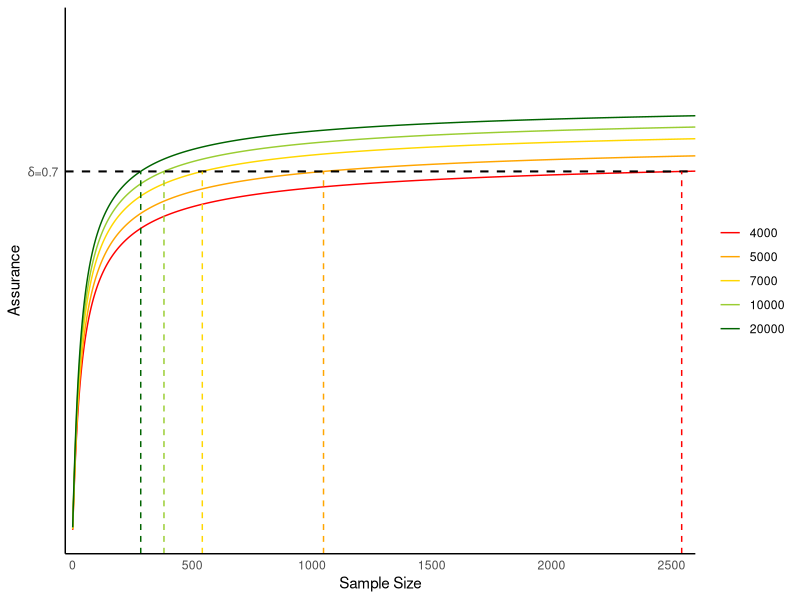

The R script that drew this image:
## ---- chunk 1
#| echo: false 
#| eval: true
#| message: false
#| warning: false
#| error: false 

options(scipen=999)

#define inputs for ss approach for example study

Delta_e <- 0.8
Delta_c <- 1200
sigma2_1 <- sigma2_2 <- 4.04^2
tau2_1 <- tau2_2 <- 8700^2
rho_1 <- rho_2 <- 0
K <- c(4000,5000,7000,10000,20000)
omega <- 0.975
delta <- 0.7

#define inputs as vectors
xi <- c(0.7,1400,1.5,2600) #vector of averages by outcome and trt
a <- c(-K[1],1,K[1],-1) #vector of linear coefficients for INB
beta <- t(a)%*%xi #INB
n1 <- n2 <- 1 #assume sample size of 1 in each arm
S <- diag(c(sigma2_1/n1,tau2_1/n1,sigma2_2/n2,tau2_2/n2), 4, 4) #Sampling variance 
S[1,2] <- S[2,1] <- rho_1*(sqrt(sigma2_1)*sqrt(tau2_1))/n1 #Sampling covariance
S[4,3] <- S[3,4] <- rho_2*(sqrt(sigma2_2)*sqrt(tau2_2))/n2

#prior information at design stage
m_d <- c(5,6000,6.5,7200) #prior mean
Delta_e_d <- t(c(-1,0,1,0))%*%m_d #prior mean increment effects
Delta_c_d <- t(c(0,-1,0,1))%*%m_d #prior mean increment costs
V_d <- diag(c(4,10^7,4,10^7), 4, 4) #prior variance
V_d[1,3] <- V_d[3,1] <- 3 #prior covariance
V_Delta_e <- t(c(-1,0,1,0)) %*% V_d %*% c(-1,0,1,0) #prior variance increment effects
V_Delta_c <- t(c(0,-1,0,1)) %*% V_d %*% c(0,-1,0,1) #prior variance increment costs
Delta_e_prob_pos <- pnorm(Delta_e_d/sqrt(V_Delta_e)) #prior prob of Delta_e >0
Delta_c_prob_pos <- pnorm(Delta_c_d/sqrt(V_Delta_c)) #prior prob of Delta_c >0
#prior information at analysis stage (weak analysis prior)
m_a <- c(0,0,0,0) #analysis prior mean
V_a_inv <- diag(0,4,4) #analysis prior variance
#posterior derivation (sampling + analysis prior)
V_star <- solve(V_a_inv+solve(S)) #posterior variance
m_star <- V_star%*%(V_a_inv%*%m_a+solve(S)%*%xi) #posterior mean
beta_star <- t(a)%*%m_star #posterior mean of INB
V_beta_star <- t(a)%*%V_star%*%a #posterior variance of INB
#pre-posterior moments for xi (sampling + design prior)
m_x <- m_d #pre-posterior mean
V_x <- V_d + S #pre-posterior variance
#posterior moments for posterior mean
m_am <- t(a)%*%V_star%*%(V_a_inv%*%m_a+solve(S)%*%m_d) #posterior mean
V_am <- t(a)%*%V_star%*%solve(S)%*%(V_d + S)%*%solve(S)%*%V_star%*%a #posterior variance
#posterior prob of INB >0
b <- (m_am - qnorm(omega)*sqrt(t(a)%*%V_star%*%a))/sqrt(V_am)
beta_prob_pos <- pnorm(b) 

#compute sample size for INB for a range of K values (freq)
n_beta_fr <- c() 
for(i in 1:length(K)){
a <- c(-K[i],1,K[i],-1)
S_1 <- diag(c(sigma2_1,tau2_1,sigma2_2,tau2_2), 4, 4) #Sampling variance assuming n1=n2=1
S_1[1,2] <- S_1[2,1] <- rho_1*sqrt(sigma2_1)*sqrt(tau2_1)
S_1[4,3] <- S_1[3,4] <- rho_2*sqrt(sigma2_2)*sqrt(tau2_2)
V_a_inv <- diag(0,4,4)
V_star <- solve(V_a_inv+solve(S_1))
V_d <- diag(0,4,4)
m_d <- xi 
zo <- qnorm(omega)*(sqrt(t(a)%*%V_star%*%a))
zd <- qnorm(delta)*(sqrt(t(a)%*%V_star%*%solve(S_1)%*%(V_d+S_1)%*%solve(S_1)%*%V_star%*%a))
inb_d <- (t(a)%*%V_star)%*%(V_a_inv%*%m_d+solve(S_1)%*%m_d)
n_beta_fr[i] <- (zo+zd)^2/(inb_d)^2 #n using freq
}


#compute prob >0 for INB for a range of K values (Bayes) and iteratively solve for min sample size such that obtained prob is at least equal to fixed assurance when using weak analysis prior

#first compute prob >0 for INB for a range of K values assuming "infinite" sample size (i.e. knowing precisely the true parameter values at design stage) = upper bound for achievable assurance

beta_prob_inf <- c()
for(i in 1:length(K)){
a <- c(-K[i],1,K[i],-1)
m_d <- c(5,6000,6.5,7200) #design prior mean
V_d <- diag(c(4,10^7,4,10^7), 4, 4) #design prior variance
V_d[1,3] <- V_d[3,1] <- 3 #design prior covariance
beta_prob_inf[i] <- pnorm(t(a)%*%m_d/(sqrt(t(a)%*%V_d%*%a))) #prior prob of INB >0
}
  
#second compute empirical prob >0 for INB for a range of K values based on posterior estimates (i.e. accounting for sampling variability due to different n values) and solve for optimal n (i.e. the smallest one giving at least the desired assurance) - here assume weak analysis prior

n_range <- seq(1,2600,by=1)
beta_prob_pos <- matrix(NA, nrow = length(n_range), ncol = length(K))
for(i in 1:length(n_range)){
  for(j in 1:length(K)){
a <- c(-K[j],1,K[j],-1)
n1 <- n2 <- n_range[i]
S <- diag(c(sigma2_1/n1,tau2_1/n1,sigma2_2/n2,tau2_2/n2), 4, 4) #Sampling variance 
S[1,2] <- S[2,1] <- rho_1*(sqrt(sigma2_1)*sqrt(tau2_1))/n1 #Sampling covariance 
S[4,3] <- S[3,4] <- rho_2*(sqrt(sigma2_2)*sqrt(tau2_2))/n2
#prior information at analysis stage (weak analysis prior)
m_a <- c(0,0,0,0) #analysis prior mean
V_a_inv <- diag(0,4,4) #analysis prior variance
#posterior derivation (sampling + analysis prior)
V_star <- solve(V_a_inv+solve(S)) #posterior variance
m_star <- V_star%*%(V_a_inv%*%m_a+solve(S)%*%xi) #posterior mean
beta_star <- t(a)%*%m_star #posterior mean of INB
V_beta_star <- t(a)%*%V_star%*%a #posterior variance of INB
m_d <- c(5,6000,6.5,7200) #design prior mean
V_d <- diag(c(4,10^7,4,10^7), 4, 4) #design prior variance
V_d[1,3] <- V_d[3,1] <- 3 #design prior covariance
#pre-posterior moments for xi (sampling + design prior)
m_x <- m_d #pre-posterior mean
V_x <- V_d + S #pre-posterior variance
#posterior moments for posterior mean
m_am <- t(a)%*%V_star%*%(V_a_inv%*%m_a+solve(S)%*%m_d) #posterior mean
V_am <- t(a)%*%V_star%*%solve(S)%*%(V_d + S)%*%solve(S)%*%V_star%*%a #posterior variance
b <- (m_am - qnorm(omega)*sqrt(t(a)%*%V_star%*%a))/sqrt(V_am)
beta_prob_pos[i,j] <- as.numeric(pnorm(b)) #posterior prob of INB >0 
  }
}
#identify optimal n for each K value
n_beta_bayes_wp<- as.numeric(lapply(apply(beta_prob_pos, 2, function(x) { which(x>=delta)}), min))

#compute sample size such that obtained prob is at least equal to fixed assurance when using prior analysis equal to prior design 

#compute empirical prob >0 for INB for a range of K values based on posterior estimates (i.e. accounting for sampling variability due to different n values) and solve for optimal n (i.e. the smallest one giving at least the desired assurance) - here assume same prior b/w analysis and design

n_range <- seq(1,2600,by=1)
beta_prob_pos2 <- matrix(NA, nrow = length(n_range), ncol = length(K))
for(i in 1:length(n_range)){
  for(j in 1:length(K)){
a <- c(-K[j],1,K[j],-1)
n1 <- n2 <- n_range[i]
S <- diag(c(sigma2_1/n1,tau2_1/n1,sigma2_2/n2,tau2_2/n2), 4, 4) #Sampling variance 
S[1,2] <- S[2,1] <- rho_1*(sqrt(sigma2_1)*sqrt(tau2_1))/n1 #Sampling covariance 
S[4,3] <- S[3,4] <- rho_2*(sqrt(sigma2_2)*sqrt(tau2_2))/n2
#prior information at analysis stage (weak analysis prior)
m_a <- c(5,6000,6.5,7200) #analysis prior mean
V_a <- diag(c(4,10^7,4,10^7), 4, 4) #analysis prior variance
V_a[1,3] <- V_a[3,1] <- 3 #analysis prior covariance
V_a_inv <- solve(V_a) #analysis prior inverse variance
#posterior derivation (sampling + analysis prior)
V_star <- solve(V_a_inv+solve(S)) #posterior variance
m_star <- V_star%*%(V_a_inv%*%m_a+solve(S)%*%xi) #posterior mean
beta_star <- t(a)%*%m_star #posterior mean of INB
V_beta_star <- t(a)%*%V_star%*%a #posterior variance of INB
m_d <- c(5,6000,6.5,7200) #design prior mean
V_d <- diag(c(4,10^7,4,10^7), 4, 4) #design prior variance
V_d[1,3] <- V_d[3,1] <- 3 #design prior covariance
#pre-posterior moments for xi (sampling + design prior)
m_x <- m_d #pre-posterior mean
V_x <- V_d + S #pre-posterior variance
#posterior moments for posterior mean
m_am <- t(a)%*%V_star%*%(V_a_inv%*%m_a+solve(S)%*%m_d) #posterior mean
V_am <- t(a)%*%V_star%*%solve(S)%*%(V_d + S)%*%solve(S)%*%V_star%*%a #posterior variance
b <- (m_am - qnorm(omega)*sqrt(t(a)%*%V_star%*%a))/sqrt(V_am)
beta_prob_pos2[i,j] <- as.numeric(pnorm(b)) #posterior prob of INB >0 
  }
}
#identify optimal n for each K value
n_beta_bayes_dp<- as.numeric(lapply(apply(beta_prob_pos2, 2, function(x) { which(x>=delta)}), min))

tbl_prob_b_pos_k <- rbind(round(K,0), round(n_beta_fr,0), round(beta_prob_inf,2), round(n_beta_bayes_wp,0), round(n_beta_bayes_dp,0))
rownames(tbl_prob_b_pos_k) <- c("K","n(freq)","P(beta>0)","n(bayes-weak)","n(bayes-same)")
colnames(tbl_prob_b_pos_k) <- NULL
## ---- chunk 2
#| echo: false 
#| eval: true
#| message: false
#| warning: false
#| error: false 
#| results: asis
#| label: tbl-ex-ss1
#| tbl-cap: "Sample Sizes in Frequntist and Bayesian Analysis (Weak Analysis Prior and Same Design-Analysis Prior) alongside maximum values for P(INB>0) in Bayesian Design."

library(kableExtra)
library(dplyr)

tbl_prob_b_pos_k %>%
  kbl() %>%
  kable_styling()
## ---- chunk 3
#| label: fig-assurance
#| echo: false 
#| eval: true
#| message: false
#| warning: false
#| error: false 
#| fig.show: 'hold'
#| out.width: '70%' 
#| out.extra: ''
#| fig.pos: 'H'
#| fig.cap: "Assurance achieved by sample sizes n for the example with weak analysis prior and different K values (different colours)."

library(ggplot2)

#create data set for plotting
delta_est <- c(beta_prob_pos)
k_val <- rep(paste(K),each=dim(beta_prob_pos)[1])
n_val <- rep(n_range, dim(beta_prob_pos)[2])
n_log_val <- rep(log(n_range), dim(beta_prob_pos)[2])
assurance.df <- data.frame(delta_est,k_val,n_val,n_log_val)
assurance.df$k_val <- factor(assurance.df$k_val, levels = c("4000","5000","7000","10000","20000"))

#plot graph
ggplot(assurance.df, aes(n_val, delta_est, colour=k_val))+
  geom_line() + 
  scale_y_continuous(limits = c(0,1), expand = c(0, 0), 
                     breaks=c(0.7), labels = expression(paste(delta,'=',0.7))) +
  scale_x_continuous(limits = c(-30,max(n_val)), expand = c(0, 0)) +
  scale_colour_manual(values=c("4000"="red", "5000"="orange", "7000"="gold", "10000"="yellowgreen", "20000"="darkgreen")) +
  geom_hline(yintercept = 0.7, lty = 2, lwd = 0.7) +
    labs(x="Sample Size", y="Assurance") +
  annotate("segment", 
           x = n_beta_bayes_wp, xend = n_beta_bayes_wp,
           y = c(0, 0, 0, 0, 0), yend = c(0.7, 0.7, 0.7, 0.7, 0.7), color = c("red", "orange", "gold","yellowgreen","darkgreen"), lty =2) + 
  theme(panel.grid.major = element_blank(), panel.grid.minor = element_blank(), panel.background = element_blank(), axis.line = element_line(colour = "black"), plot.title = element_text(hjust = 0.5), strip.background =element_rect(fill="white"),axis.ticks.y = element_blank(), axis.ticks.x = element_blank(), strip.text.x = element_text(size = 12, color = "black", face = "bold"),strip.text.y = element_text(size = 12, color = "black", face = "bold"),legend.title=element_blank())
